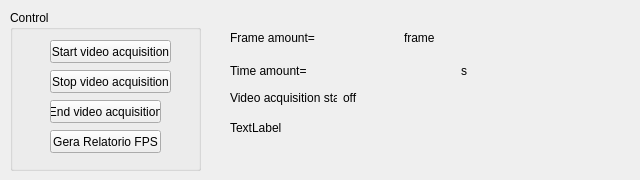
             <widget class="QWidget" name="tab_2">
              <attribute name="title">
               <string>Video acquisition dashboard</string>
              </attribute>
              <widget class="QWidget" name="widTextoFilming" native="true">
               <property name="geometry">
                <rect>
                 <x>220</x>
                 <y>10</y>
                 <width>411</width>
                 <height>141</height>
                </rect>
               </property>
               <widget class="QWidget" name="layoutWidget_2">
                <property name="geometry">
                 <rect>
                  <x>10</x>
                  <y>20</y>
                  <width>251</width>
                  <height>16</height>
                 </rect>
                </property>
                <layout class="QHBoxLayout" name="horizontalLayout_7">
                 <item>
                  <widget class="QLabel" name="lblFrameTotal_4">
                   <property name="text">
                    <string>Frame amount=</string>
                   </property>
                  </widget>
                 </item>
                 <item>
                  <widget class="QLabel" name="lblNumeroFilmin">
                   <property name="text">
                    <string/>
                   </property>
                  </widget>
                 </item>
                 <item>
                  <widget class="QLabel" name="lblNumero_7">
                   <property name="maximumSize">
                    <size>
                     <width>16777215</width>
                     <height>30</height>
                    </size>
                   </property>
                   <property name="text">
                    <string>frame</string>
                   </property>
                  </widget>
                 </item>
                </layout>
               </widget>
               <widget class="QWidget" name="layoutWidget">
                <property name="geometry">
                 <rect>
                  <x>10</x>
                  <y>50</y>
                  <width>241</width>
                  <height>21</height>
                 </rect>
                </property>
                <layout class="QHBoxLayout" name="horizontalLayout_6">
                 <item>
                  <widget class="QLabel" name="label_124">
                   <property name="minimumSize">
                    <size>
                     <width>100</width>
                     <height>0</height>
                    </size>
                   </property>
                   <property name="maximumSize">
                    <size>
                     <width>30</width>
                     <height>30</height>
                    </size>
                   </property>
                   <property name="text">
                    <string>Time amount=</string>
                   </property>
                  </widget>
                 </item>
                 <item>
                  <widget class="QLabel" name="lblTempoFilming">
                   <property name="minimumSize">
                    <size>
                     <width>10</width>
                     <height>0</height>
                    </size>
                   </property>
                   <property name="text">
                    <string/>
                   </property>
                  </widget>
                 </item>
                 <item>
                  <widget class="QLabel" name="lblNumero_6">
                   <property name="maximumSize">
                    <size>
                     <width>10</width>
                     <height>16777215</height>
                    </size>
                   </property>
                   <property name="text">
                    <string>s</string>
                   </property>
                  </widget>
                 </item>
                </layout>
               </widget>
               <widget class="QWidget" name="layoutWidget">
                <property name="geometry">
                 <rect>
                  <x>10</x>
                  <y>80</y>
                  <width>128</width>
                  <height>16</height>
                 </rect>
                </property>
                <layout class="QHBoxLayout" name="horizontalLayout_4">
                 <item>
                  <widget class="QLabel" name="label_3">
                   <property name="text">
                    <string>Video acquisition stats</string>
                   </property>
                  </widget>
                 </item>
                 <item>
                  <widget class="QLabel" name="lblFilmando">
                   <property name="text">
                    <string>off</string>
                   </property>
                  </widget>
                 </item>
                </layout>
               </widget>
               <widget class="QLabel" name="lblNameVideo">
                <property name="geometry">
                 <rect>
                  <x>10</x>
                  <y>110</y>
                  <width>381</width>
                  <height>16</height>
                 </rect>
                </property>
                <property name="text">
                 <string>TextLabel</string>
                </property>
               </widget>
              </widget>
              <widget class="QGroupBox" name="groupBox_3">
               <property name="geometry">
                <rect>
                 <x>10</x>
                 <y>10</y>
                 <width>191</width>
                 <height>161</height>
                </rect>
               </property>
               <property name="title">
                <string>Control</string>
               </property>
               <widget class="QWidget" name="widBotFilming" native="true">
                <property name="geometry">
                 <rect>
                  <x>10</x>
                  <y>10</y>
                  <width>171</width>
                  <height>111</height>
                 </rect>
                </property>
                <widget class="QPushButton" name="pbStarrFilming">
                 <property name="geometry">
                  <rect>
                   <x>30</x>
                   <y>20</y>
                   <width>121</width>
                   <height>23</height>
                  </rect>
                 </property>
                 <property name="text">
                  <string>Start video acquisition</string>
                 </property>
                </widget>
                <widget class="QPushButton" name="pbTerminaGrava">
                 <property name="geometry">
                  <rect>
                   <x>30</x>
                   <y>80</y>
                   <width>111</width>
                   <height>23</height>
                  </rect>
                 </property>
                 <property name="text">
                  <string>End video acquisition</string>
                 </property>
                </widget>
                <widget class="QPushButton" name="pbStopFilming">
                 <property name="geometry">
                  <rect>
                   <x>30</x>
                   <y>50</y>
                   <width>121</width>
                   <height>23</height>
                  </rect>
                 </property>
                 <property name="text">
                  <string>Stop video acquisition</string>
                 </property>
                </widget>
               </widget>
               <widget class="QPushButton" name="pbGravaRelatorioFPS">
                <property name="enabled">
                 <bool>true</bool>
                </property>
                <property name="geometry">
                 <rect>
                  <x>40</x>
                  <y>120</y>
                  <width>111</width>
                  <height>23</height>
                 </rect>
                </property>
                <property name="text">
                 <string>Gera Relatorio FPS</string>
                </property>
               </widget>
              </widget>
             </widget>
